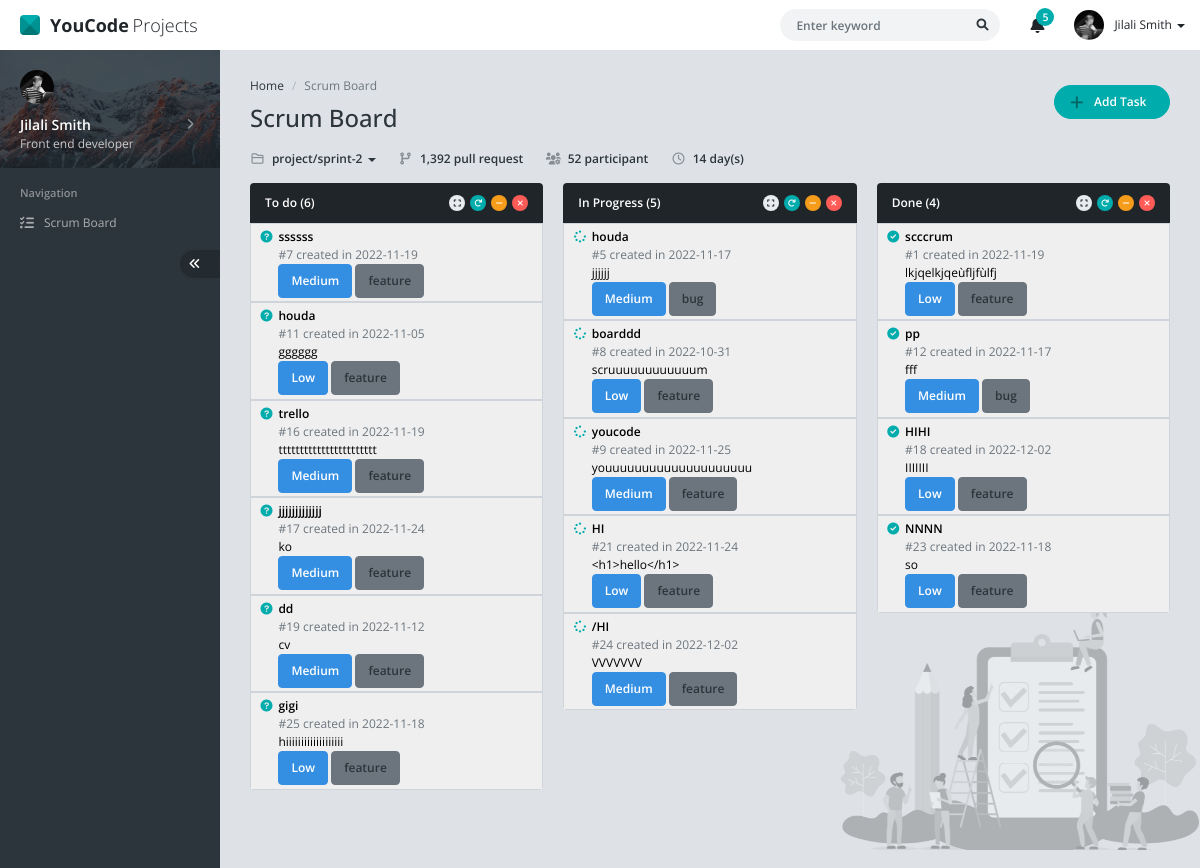
The page / on the database its author committed.
### tables this page shows
CREATE TABLE `tasks` (
  `id` int(11) NOT NULL,
  `title` varchar(255) DEFAULT NULL,
  `type_id` int(11) DEFAULT NULL,
  `priority_id` int(11) DEFAULT NULL,
  `status_id` int(11) DEFAULT NULL,
  `date` date DEFAULT NULL,
  `description` text DEFAULT NULL
);

CREATE TABLE `priority` (
  `id` int(11) NOT NULL,
  `name` varchar(255) DEFAULT NULL
);

CREATE TABLE `types` (
  `id` int(11) NOT NULL,
  `name` varchar(255) DEFAULT NULL
);

### scripts.php (the view, shortened to what this page needs)
<?php
    include('database.php');
    function getcount($statuId){
        global $conn;
        $sql="SELECT * FROM tasks WHERE status_id = $statuId";
        $res = mysqli_query($conn,$sql);
        $result = mysqli_fetch_all($res, MYSQLI_ASSOC);;
        echo count($result);
    }
    function getTasks($id)
    {
        global $conn;
        $sql ="SELECT types.name as NameTypes ,priority.name as NamePriority, status.name AS NameStatus ,tasks.* FROM tasks ,types ,priority , status WHERE tasks.type_id = types.id and tasks.priority_id = priority.id and tasks.status_id = status.id and tasks.status_id = $id";
        $res = mysqli_query($conn,$sql);
        while ($row = mysqli_fetch_assoc($res)) { ?>
        <button  data="<?php echo $row['status_id']?>" id="<?php echo $row["id"] ?>"  onclick="editeTask(<?php echo $row['id'] ?>)" class="d-flex button border  w-100 p-1 "  href="#modal-task" data-bs-toggle="modal">
            <div class="col-md-1" >
                <?php
                if($row['NameStatus']  == 'To Do'){
                    echo '<i class="fa fa-circle-question text-success"></i>';
                }
                elseif ($row['NameStatus']  == 'In Progress'){
                    echo '<i class="fa fa-spinner text-success"></i> ';
                }
                else{
                    echo '<i class="fa fa-circle-check text-success"></i>';
                }?>
            </div>
            <div class="text-start col-md-11 ">
                <div class="fw-bold" id="title<?php echo $row["id"] ?>" data="<?php echo $row['title'] ?>" ><?php echo $row["title"] ?></div>
                <div class="">
                    <div class="text-gray" data="<?php echo $row['date']?>">#<span><?php echo $row['id']?></span> created in <span id="date<?php echo $row["id"] ?>" data = "<?php echo $row['date'] ?>"><?php echo $row["date"] ?></span></div>
                    <div class="" id="description<?php echo $row["id"] ?>" data="<?php echo $row['description']?>"><?php echo  substr($row["description"], 0, 35,); ?></div>
                </div>
                <div class="">
                    <span class="col-md-auto btn btn-primary text-white" id="priority<?php echo $row["id"] ?>" data="<?php echo $row['priority_id']?>"><?php echo $row["NamePriority"] ?></span>
                    <span class="col-md-auto btn btn-gray text-dark" id="type<?php echo $row["id"] ?>" data="<?php echo $row['type_id']?>" ><?php echo $row["NameTypes"] ?></span>
                </div>
            </div>
        </button>
        <?php
        }
    }
?>

### index.php (shortened to what this page needs)
<?php
    include('scripts.php');
?>
<!DOCTYPE html>
<html lang="en" >
<head>
	<link href="assets/css/vendor.min.css" rel="stylesheet" />
	<link href="assets/css/default/app.min.css" rel="stylesheet" />
</head>
<body>
	<div id="app" class="app app-header-fixed app-sidebar-fixed">
		<div id="header" class="app-header">
			<div class="navbar-header">
				<a href="index.html" class="navbar-brand"><span class="navbar-logo"></span> <b class="me-1">YouCode</b> Projects</a>
			</div>
			<div class="navbar-nav">
				<div class="navbar-item navbar-form">
					<form action="" method="POST" name="search">
						<div class="form-group">
							<input type="text" class="form-control" placeholder="Enter keyword" />
							<button type="submit" class="btn btn-search"><i class="fa fa-search"></i></button>
						</div>
					</form>
				</div>
				<div class="navbar-item dropdown">
					<a href="#" data-bs-toggle="dropdown" class="navbar-link dropdown-toggle icon">
						<i class="fa fa-bell"></i>
						<span class="badge">5</span>
					</a>
				</div>
				<div class="navbar-item navbar-user dropdown">
					<a href="#" class="navbar-link dropdown-toggle d-flex align-items-center" data-bs-toggle="dropdown">
						<img src="assets/img/user/user-13.jpg" alt="" />
						<span>
							<span class="d-none d-md-inline">Jilali Smith</span>
							<b class="caret"></b>
						</span>
					</a>
				</div>
			</div>
		</div>
		<div id="sidebar" class="app-sidebar">
			<div class="app-sidebar-content" data-scrollbar="true" data-height="100%">
				<div class="menu">
					<div class="menu-profile">
						<a href="javascript:;" class="menu-profile-link" data-toggle="app-sidebar-profile" data-target="#appSidebarProfileMenu">
							<div class="menu-profile-cover with-shadow"></div>
							<div class="menu-profile-image">
								<img src="assets/img/user/user-13.jpg" alt="" />
							</div>
							<div class="menu-profile-info">
								<div class="d-flex align-items-center">
									<div class="flex-grow-1">
										Jilali Smith
									</div>
									<div class="menu-caret ms-auto"></div>
								</div>
								<small>Front end developer</small>
							</div>
						</a>
					</div>
					<div class="menu-header">Navigation</div>
					<div class="menu-item">
						<a href="index.html" class="menu-link">
							<div class="menu-icon">
								<i class="fa fa-list-check"></i>
							</div>
							<div class="menu-text">Scrum Board</div>
						</a>
					</div>
					<div class="menu-item d-flex">
						<a href="javascript:;" class="app-sidebar-minify-btn ms-auto" data-toggle="app-sidebar-minify"><i class="fa fa-angle-double-left"></i></a>
					</div>
				</div>
			</div>
		</div>
		<div id="content" class="app-content" style="min-height: 100vh; background: url(assets/img/cover/cover-scrum-board.png) no-repeat fixed; background-size: 360px; background-position: right bottom;">
			<div class="d-flex align-items-center mb-3">
				<div>
					<ol class="breadcrumb">
						<li class="breadcrumb-item"><a href="javascript:;">Home</a></li>
						<li class="breadcrumb-item active">Scrum Board </li>
					</ol>
					<h1 class="page-header mb-0">
						Scrum Board
					</h1>
				</div>
				<div class="ms-auto" onclick="addbtn()">
				<a href="#modal-task" data-bs-toggle="modal" class="btn btn-success btn-rounded px-4 rounded-pill"><i class="fa fa-plus fa-lg me-2 ms-n2 text-success-900"></i> Add Task</a>
				</div>
			</div>
			<div class="mb-3 d-md-flex fw-bold">
				<div class="dropdown-toggle">
					<a href="#" data-bs-toggle="dropdown" class="text-decoration-none text-dark"><i class="far fa-folder fa-fw text-dark text-opacity-50 me-1"></i> project/sprint-2 <b class="caret"></b></a>
				</div>
				<div class="ms-md-4 mt-md-0 mt-2"><i class="fa fa-code-branch fa-fw me-1 text-dark text-opacity-50"></i> 1,392 pull request</div>
				<div class="ms-md-4 mt-md-0 mt-2"><i class="fa fa-users-cog fa-fw me-1 text-dark text-opacity-50"></i> 52 participant</div>
				<div class="ms-md-4 mt-md-0 mt-2"><i class="far fa-clock fa-fw me-1 text-dark text-opacity-50"></i> 14 day(s)</div>
			</div>
			<div class="row">
				<div class="col-xl-4 col-lg-6">
					<div class="panel panel-inverse">
						<div class="panel-heading">
							<h4 class="panel-title">To do (<span id="to-do-tasks-count"><?php echo getcount(1);  ?></span>)</h4>
							<div class="panel-heading-btn">
								<a href="javascript:;" class="btn btn-xs btn-icon btn-default" data-toggle="panel-expand"><i class="fa fa-expand"></i></a>
								<a href="javascript:;" class="btn btn-xs btn-icon btn-success" data-toggle="panel-reload"><i class="fa fa-redo"></i></a>
								<a href="javascript:;" class="btn btn-xs btn-icon btn-warning" data-toggle="panel-collapse"><i class="fa fa-minus"></i></a>
								<a href="javascript:;" class="btn btn-xs btn-icon btn-danger" data-toggle="panel-remove"><i class="fa fa-times"></i></a>
							</div>
						</div>
						<div class="list-group list-group-flush rounded-bottom overflow-hidden panel-body p-0" id="to-do-tasks">
							<?php
								getTasks(1);
							?>
						</div>
					</div>
				</div>
				<div class="col-xl-4 col-lg-6">
					<div class="panel panel-inverse">
						<div class="panel-heading">
							<h4 class="panel-title">In Progress (<span id="in-progress-tasks-count"><?php echo getcount(2);  ?></span>)</h4>
							<div class="panel-heading-btn">
								<a href="javascript:;" class="btn btn-xs btn-icon btn-default" data-toggle="panel-expand"><i class="fa fa-expand"></i></a>
								<a href="javascript:;" class="btn btn-xs btn-icon btn-success" data-toggle="panel-reload"><i class="fa fa-redo"></i></a>
								<a href="javascript:;" class="btn btn-xs btn-icon btn-warning" data-toggle="panel-collapse"><i class="fa fa-minus"></i></a>
								<a href="javascript:;" class="btn btn-xs btn-icon btn-danger" data-toggle="panel-remove"><i class="fa fa-times"></i></a>
							</div>
						</div>
						<div class="list-group list-group-flush rounded-bottom overflow-hidden panel-body p-0" id="in-progress-tasks">
							<?php
								getTasks(2);
							?>
						</div>
					</div>
				</div>
				<div class="col-xl-4 col-lg-6">
					<div class="panel panel-inverse">
						<div class="panel-heading">
							<h4 class="panel-title">Done (<span id="done-tasks-count"><?php echo getcount(3);  ?></span>)</h4>
							<div class="panel-heading-btn">
								<a href="javascript:;" class="btn btn-xs btn-icon btn-default" data-toggle="panel-expand"><i class="fa fa-expand"></i></a>
								<a href="javascript:;" class="btn btn-xs btn-icon btn-success" data-toggle="panel-reload"><i class="fa fa-redo"></i></a>
								<a href="javascript:;" class="btn btn-xs btn-icon btn-warning" data-toggle="panel-collapse"><i class="fa fa-minus"></i></a>
								<a href="javascript:;" class="btn btn-xs btn-icon btn-danger" data-toggle="panel-remove"><i class="fa fa-times"></i></a>
							</div>
						</div>
						<div class="list-group list-group-flush rounded-bottom overflow-hidden panel-body p-0" id="done-tasks">
							<?php
								getTasks(3);
							?>
						</div>
					</div>
				</div>
			</div>
		</div>
	</div>
</body>
</html>

### rows shown on the page
tasks: title "ssssss", id "7", date "2022-11-19", priority.name "Medium", type.name "feature"
tasks: title "houda", id "11", date "2022-11-05", description "gggggg", priority.name "Low", type.name "feature"
tasks: title "trello", id "16", date "2022-11-19", description "ttttttttttttttttttttttt", priority.name "Medium", type.name "feature"
tasks: title "jjjjjjjjjjjjj", id "17", date "2022-11-24", description "ko", priority.name "Medium", type.name "feature"
tasks: title "dd", id "19", date "2022-11-12", description "cv", priority.name "Medium", type.name "feature"
tasks: title "gigi", id "25", date "2022-11-18", description "hiiiiiiiiiiiiiiiiiii", priority.name "Low", type.name "feature"
tasks: title "houda", id "5", date "2022-11-17", description "jjjjjj", priority.name "Medium", type.name "bug"
tasks: title "boarddd", id "8", date "2022-10-31", description "scruuuuuuuuuuuum", priority.name "Low", type.name "feature"
tasks: title "youcode", id "9", date "2022-11-25", description "youuuuuuuuuuuuuuuuuuuu", priority.name "Medium", type.name "feature"
tasks: title "HI", id "21", date "2022-11-24", description "<h1>hello</h1>", priority.name "Low", type.name "feature"
tasks: title "/HI", id "24", date "2022-12-02", description "VVVVVVV", priority.name "Medium", type.name "feature"
tasks: title "scccrum", id "1", date "2022-11-19", description "lkjqelkjqeùfljfùlfj", priority.name "Low", type.name "feature"
tasks: title "pp", id "12", date "2022-11-17", description "fff", priority.name "Medium", type.name "bug"
tasks: title "HIHI", id "18", date "2022-12-02", description "IIIIIII", priority.name "Low", type.name "feature"
tasks: title "NNNN", id "23", date "2022-11-18", description "so", priority.name "Low", type.name "feature"

### other values the page prints
count($result) "6 5 4"
